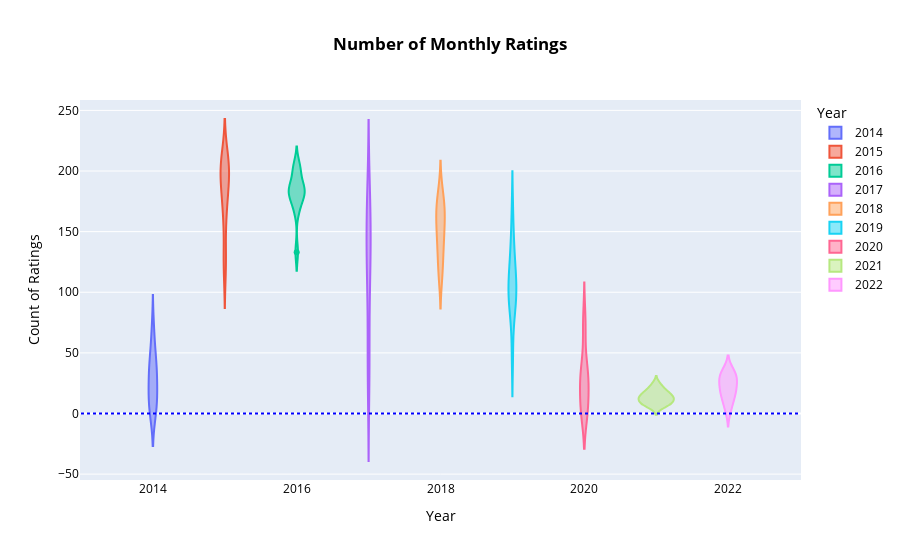

The code cell stored with this chart in its notebook:
### Code cell
ratings_count = df.groupby("date_of_stay")["ratings"].count().reset_index()
ratings_count["year_of_stay"] = ratings_count["date_of_stay"].dt.year
fig = px.violin(ratings_count, x='year_of_stay', y='ratings',color='year_of_stay', labels={"ratings":"Count of Ratings","year_of_stay":"Year"},
        title="<b>Number of Monthly Ratings</b>")
fig.add_shape(type="line",x0=2013, x1=2023,y0=0, y1=0,line=dict(color="blue", dash="dot"))
fig.update_layout(title_x = 0.5, font={'color':'black'})
fig.show()

# Indeed, a violin plot showing the distribution of the number of ratings per month in a year does show a trend of the number of ratings dying 
# down in more recent years - possibly due to most ratings already having captured the rough sentiment of the place/ the novelty factor
# wearing off/ the inability to scrape the relevant data. The blue dotted line has been placed to indicate the minimum possible number
# of ratings that can be given in one month

### Figure 1 — Plotly figure (JSON) as saved in the notebook; plotly's stock layout.template omitted (floating-point values rounded to 4 significant figures)
{"data": [{"alignmentgroup": "True", "box": {"visible": false}, "hovertemplate": "Year=%{x}<br>Count of Ratings=%{y}<extra></extra>", "legendgroup": "2014", "marker": {"color": "#636efa"}, "name": "2014", "offsetgroup": "2014", "orientation": "v", "scalegroup": "True", "showlegend": true, "type": "violin", "x": [2014, 2014, 2014, 2014, 2014, 2014, 2014, 2014, 2014, 2014, 2014, 2014], "x0": " ", "xaxis": "x", "y": [1, 1, 8, 15, 13, 23, 36, 37, 54, 30, 44, 70], "y0": " ", "yaxis": "y"}, {"alignmentgroup": "True", "box": {"visible": false}, "hovertemplate": "Year=%{x}<br>Count of Ratings=%{y}<extra></extra>", "legendgroup": "2015", "marker": {"color": "#EF553B"}, "name": "2015", "offsetgroup": "2015", "orientation": "v", "scalegroup": "True", "showlegend": true, "type": "violin", "x": [2015, 2015, 2015, 2015, 2015, 2015, 2015, 2015, 2015, 2015, 2015, 2015], "x0": " ", "xaxis": "x", "y": [121, 129, 163, 205, 203, 203, 199, 183, 202, 189, 209, 172], "y0": " ", "yaxis": "y"}, {"alignmentgroup": "True", "box": {"visible": false}, "hovertemplate": "Year=%{x}<br>Count of Ratings=%{y}<extra></extra>", "legendgroup": "2016", "marker": {"color": "#00cc96"}, "name": "2016", "offsetgroup": "2016", "orientation": "v", "scalegroup": "True", "showlegend": true, "type": "violin", "x": [2016, 2016, 2016, 2016, 2016, 2016, 2016, 2016, 2016, 2016, 2016, 2016], "x0": " ", "xaxis": "x", "y": [184, 167, 202, 197, 182, 205, 186, 133, 178, 174, 187, 184], "y0": " ", "yaxis": "y"}, {"alignmentgroup": "True", "box": {"visible": false}, "hovertemplate": "Year=%{x}<br>Count of Ratings=%{y}<extra></extra>", "legendgroup": "2017", "marker": {"color": "#ab63fa"}, "name": "2017", "offsetgroup": "2017", "orientation": "v", "scalegroup": "True", "showlegend": true, "type": "violin", "x": [2017, 2017, 2017, 2017, 2017, 2017, 2017, 2017, 2017, 2017, 2017, 2017], "x0": " ", "xaxis": "x", "y": [132, 125, 123, 49, 28, 41, 104, 148, 156, 163, 175, 173], "y0": " ", "yaxis": "y"}, {"alignmentgroup": "True", "box": {"visible": false}, "hovertemplate": "Year=%{x}<br>Count of Ratings=%{y}<extra></extra>", "legendgroup": "2018", "marker": {"color": "#FFA15A"}, "name": "2018", "offsetgroup": "2018", "orientation": "v", "scalegroup": "True", "showlegend": true, "type": "violin", "x": [2018, 2018, 2018, 2018, 2018, 2018, 2018, 2018, 2018, 2018, 2018, 2018], "x0": " ", "xaxis": "x", "y": [162, 115, 176, 180, 143, 130, 166, 117, 161, 141, 171, 150], "y0": " ", "yaxis": "y"}, {"alignmentgroup": "True", "box": {"visible": false}, "hovertemplate": "Year=%{x}<br>Count of Ratings=%{y}<extra></extra>", "legendgroup": "2019", "marker": {"color": "#19d3f3"}, "name": "2019", "offsetgroup": "2019", "orientation": "v", "scalegroup": "True", "showlegend": true, "type": "violin", "x": [2019, 2019, 2019, 2019, 2019, 2019, 2019, 2019, 2019, 2019, 2019, 2019], "x0": " ", "xaxis": "x", "y": [136, 118, 135, 165, 91, 89, 109, 104, 105, 49, 89, 103], "y0": " ", "yaxis": "y"}, {"alignmentgroup": "True", "box": {"visible": false}, "hovertemplate": "Year=%{x}<br>Count of Ratings=%{y}<extra></extra>", "legendgroup": "2020", "marker": {"color": "#FF6692"}, "name": "2020", "offsetgroup": "2020", "orientation": "v", "scalegroup": "True", "showlegend": true, "type": "violin", "x": [2020, 2020, 2020, 2020, 2020, 2020, 2020, 2020, 2020, 2020, 2020, 2020], "x0": " ", "xaxis": "x", "y": [78, 69, 34, 1, 2, 2, 5, 24, 30, 36, 17, 30], "y0": " ", "yaxis": "y"}, {"alignmentgroup": "True", "box": {"visible": false}, "hovertemplate": "Year=%{x}<br>Count of Ratings=%{y}<extra></extra>", "legendgroup": "2021", "marker": {"color": "#B6E880"}, "name": "2021", "offsetgroup": "2021", "orientation": "v", "scalegroup": "True", "showlegend": true, "type": "violin", "x": [2021, 2021, 2021, 2021, 2021, 2021, 2021, 2021, 2021, 2021, 2021, 2021], "x0": " ", "xaxis": "x", "y": [12, 8, 20, 18, 9, 14, 12, 8, 14, 6, 16, 24], "y0": " ", "yaxis": "y"}, {"alignmentgroup": "True", "box": {"visible": false}, "hovertemplate": "Year=%{x}<br>Count of Ratings=%{y}<extra></extra>", "legendgroup": "2022", "marker": {"color": "#FF97FF"}, "name": "2022", "offsetgroup": "2022", "orientation": "v", "scalegroup": "True", "showlegend": true, "type": "violin", "x": [2022, 2022, 2022, 2022, 2022, 2022, 2022, 2022, 2022, 2022], "x0": " ", "xaxis": "x", "y": [15, 19, 10, 33, 19, 25, 34, 28, 31, 3], "y0": " ", "yaxis": "y"}], "layout": {"font": {"color": "black"}, "legend": {"title": {"text": "Year"}, "tracegroupgap": 0}, "shapes": [{"line": {"color": "blue", "dash": "dot"}, "type": "line", "x0": 2013, "x1": 2023, "y0": 0, "y1": 0}], "title": {"text": "<b>Number of Monthly Ratings</b>", "x": 0.5}, "violinmode": "overlay", "xaxis": {"anchor": "y", "categoryarray": [2014, 2015, 2016, 2017, 2018, 2019, 2020, 2021, 2022], "categoryorder": "array", "domain": [0, 1], "title": {"text": "Year"}}, "yaxis": {"anchor": "x", "domain": [0, 1], "title": {"text": "Count of Ratings"}}}}
